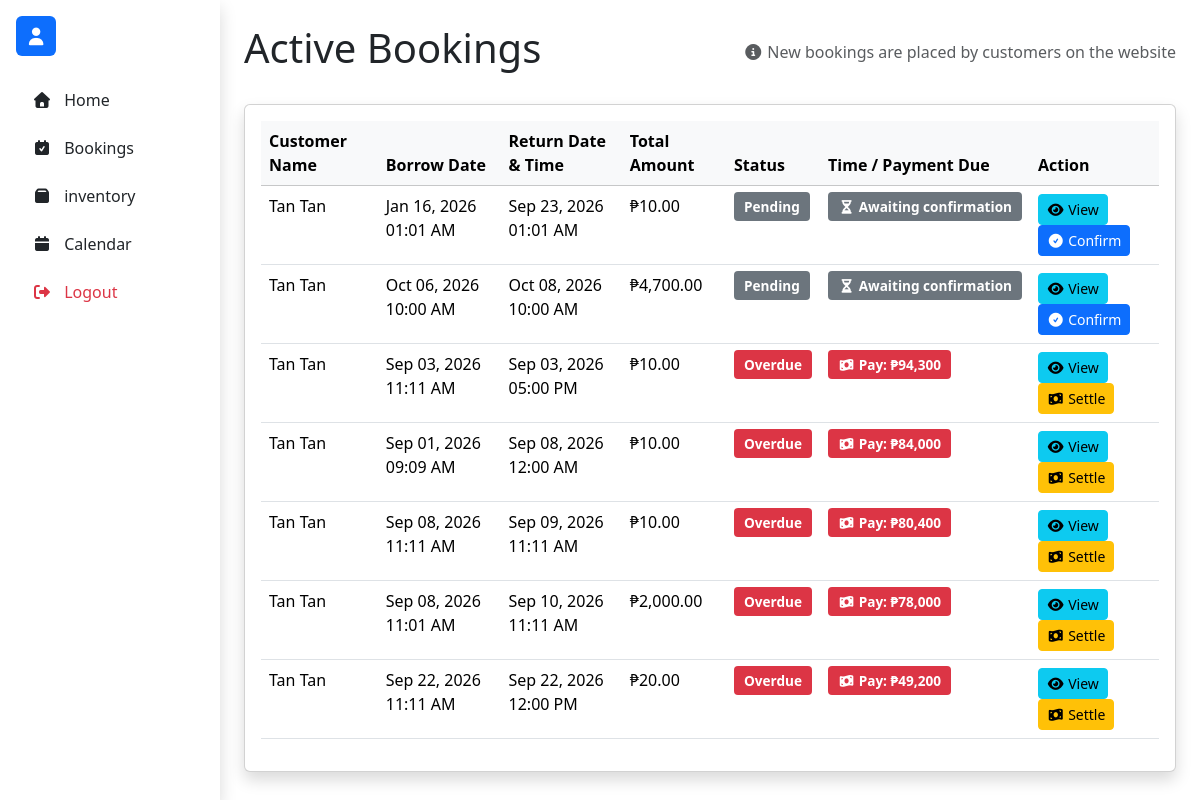
The page /staff/bookings.php (signed in) on the database its author committed.
### tables this page shows
CREATE TABLE `customer_booking` (
  `id` int(11) NOT NULL,
  `customer_id` int(11) DEFAULT NULL,
  `customer_name` varchar(500) NOT NULL,
  `email` varchar(500) DEFAULT NULL,
  `phone` varchar(500) DEFAULT NULL,
  `address` varchar(500) DEFAULT NULL,
  `borrow_date` datetime NOT NULL,
  `return_date` datetime NOT NULL,
  `total_amount` decimal(10,2) DEFAULT 0.00,
  `status` enum('Pending','Borrowed','Returned') DEFAULT 'Pending',
  `created_at` timestamp NOT NULL DEFAULT current_timestamp(),
  `actual_return_date` datetime DEFAULT NULL,
  `fine_amount` decimal(10,2) DEFAULT 0.00,
  `damage_fee` decimal(10,2) DEFAULT 0.00,
  `damage_notes` text DEFAULT NULL,
  `damaged_items` text DEFAULT NULL,
  `sms_reminder_sent` tinyint(1) DEFAULT 0
);

### staff/bookings.php (the view, shortened to what this page needs)
<?php
include '../includes/db_connection.php';
$conn->query("UPDATE customer_booking
SET fine_amount = TIMESTAMPDIFF(HOUR, return_date, NOW()) * 100
WHERE status = 'Borrowed'
AND NOW() > return_date
AND TIMESTAMPDIFF(HOUR, return_date, NOW()) > 0");
$bookings_query = "SELECT id, customer_name, email, phone, address, borrow_date, return_date,
                   actual_return_date, total_amount, fine_amount, damage_fee, damage_notes,
                   status, created_at, sms_reminder_sent,
                   CASE
                       WHEN status = 'Borrowed' AND NOW() > return_date THEN 'Overdue'
                       ELSE status
                   END as display_status
                   FROM customer_booking
                   WHERE status IN ('Pending', 'Borrowed')
                   ORDER BY
                       CASE WHEN status = 'Pending' THEN 0 ELSE 1 END,
                       CASE WHEN NOW() > return_date THEN 0 ELSE 1 END,
                       return_date ASC";
$bookings_result = $conn->query($bookings_query);
$bookings = [];
if ($bookings_result) {
    while ($row = $bookings_result->fetch_assoc()) {
        $bookings[] = $row;
    }
}
?>
<!DOCTYPE html>
<html lang="en">
<head>
<link rel="stylesheet" href="../assets/bootstrap/css/bootstrap.min.css">
<link rel="stylesheet" href="../assets/font/css/all.min.css">
</head>
<body>
<?php include 'sidebar.php'; ?>
    <main class="flex-fill">
        <div class="container-fluid p-4">
            <div class="d-flex justify-content-between align-items-center mb-4">
                <h1>Active Bookings</h1>
                <span class="text-muted"><i class="fas fa-info-circle"></i> New bookings are placed by customers on the website</span>
            </div>
            <div class="card shadow">
                <div class="card-body">
                    <div class="table-responsive">
                        <table class="table table-hover">
                            <thead class="table-light">
                                <tr>
                                    <th>Customer Name</th>
                                    <th>Borrow Date</th>
                                    <th>Return Date & Time</th>
                                    <th>Total Amount</th>
                                    <th>Status</th>
                                    <th>Time / Payment Due</th>
                                    <th>Action</th>
                                </tr>
                            </thead>
                            <tbody>
                                <?php if (empty($bookings)): ?>
                                    <tr>
                                        <td colspan="7" class="text-center text-muted py-4">
                                            <i class="fas fa-inbox fa-3x mb-3"></i>
                                            <p>No active bookings. All clear!</p>
                                        </td>
                                    </tr>
                                <?php else: ?>
                                    <?php foreach ($bookings as $booking): ?>
                                        <tr class="booking-row" onclick="viewBooking(<?php echo $booking['id']; ?>)"
                                            data-return-date="<?php echo $booking['return_date']; ?>"
                                            data-status="<?php echo $booking['status']; ?>"
                                            data-display-status="<?php echo $booking['display_status']; ?>">
                                            <td><?php echo htmlspecialchars($booking['customer_name']); ?></td>
                                            <td><?php echo date('M d, Y h:i A', strtotime($booking['borrow_date'])); ?></td>
                                            <td>
                                                <?php echo date('M d, Y h:i A', strtotime($booking['return_date'])); ?>
                                            </td>
                                            <td>₱<?php echo number_format($booking['total_amount'], 2); ?></td>
                                            <td>
                                                <span class="status-badge status-<?php echo $booking['display_status']; ?>">
                                                    <?php echo $booking['display_status']; ?>
                                                </span>
                                            </td>
                                            <td>
                                                <span class="timer-badge" id="timer-<?php echo $booking['id']; ?>">
                                                </span>
                                            </td>
                                            <td onclick="event.stopPropagation();">
                                                <button class="btn btn-sm btn-info" onclick="viewBooking(<?php echo $booking['id']; ?>)">
                                                    <i class="fas fa-eye"></i> View
                                                </button>
                                                <?php if ($booking['display_status'] === 'Pending'): ?>
                                                    <button class="btn btn-sm btn-primary" onclick="confirmBooking(<?php echo $booking['id']; ?>, this)">
                                                        <i class="fas fa-check-circle"></i> Confirm
                                                    </button>
                                                <?php elseif ($booking['display_status'] === 'Borrowed'): ?>
                                                    <button class="btn btn-sm btn-success" onclick="openReturnModal(<?php echo $booking['id']; ?>, false)">
                                                        <i class="fas fa-undo"></i> Return
                                                    </button>
                                                <?php else: ?>
                                                    <button class="btn btn-sm btn-warning" onclick="openReturnModal(<?php echo $booking['id']; ?>, true)">
                                                        <i class="fas fa-money-bill-wave"></i> Settle
                                                    </button>
                                                <?php endif; ?>
                                            </td>
                                        </tr>
                                    <?php endforeach; ?>
                                <?php endif; ?>
                            </tbody>
                        </table>
                    </div>
                </div>
            </div>
        </div>
    </main>
</div>
</body>
</html>

### staff/bookings.php (style rules this page uses)
.status-badge { padding: 5px 10px; border-radius: 4px; font-size: 0.85rem; font-weight: 600; }
.status-Overdue { background-color: #dc3545; color: white; }
.status-Pending { background-color: #6c757d; color: white; }
.booking-row { cursor: pointer; transition: background-color 0.2s; }
.timer-badge { padding: 5px 10px; border-radius: 4px; font-size: 0.85rem; font-weight: 600; white-space: nowrap; }
.timer-pay { background-color: #dc3545; color: white; font-weight: 700; }

### rows shown on the page
customer_booking: customer_name "Tan Tan", borrow_date "Jan 16, 2026 01:01 AM", return_date "Sep 23, 2026 01:01 AM", total_amount "10.00", display_status "Pending"
customer_booking: customer_name "Tan Tan", borrow_date "Oct 06, 2026 10:00 AM", return_date "Oct 08, 2026 10:00 AM", total_amount "4,700.00", display_status "Pending"
customer_booking: customer_name "Tan Tan", borrow_date "Sep 03, 2026 11:11 AM", return_date "Sep 03, 2026 05:00 PM", total_amount "10.00", display_status "Overdue"
customer_booking: customer_name "Tan Tan", borrow_date "Sep 01, 2026 09:09 AM", return_date "Sep 08, 2026 12:00 AM", total_amount "10.00", display_status "Overdue"
customer_booking: customer_name "Tan Tan", borrow_date "Sep 08, 2026 11:11 AM", return_date "Sep 09, 2026 11:11 AM", total_amount "10.00", display_status "Overdue"
customer_booking: customer_name "Tan Tan", borrow_date "Sep 08, 2026 11:01 AM", return_date "Sep 10, 2026 11:11 AM", total_amount "2,000.00", display_status "Overdue"
customer_booking: customer_name "Tan Tan", borrow_date "Sep 22, 2026 11:11 AM", return_date "Sep 22, 2026 12:00 PM", total_amount "20.00", display_status "Overdue"
